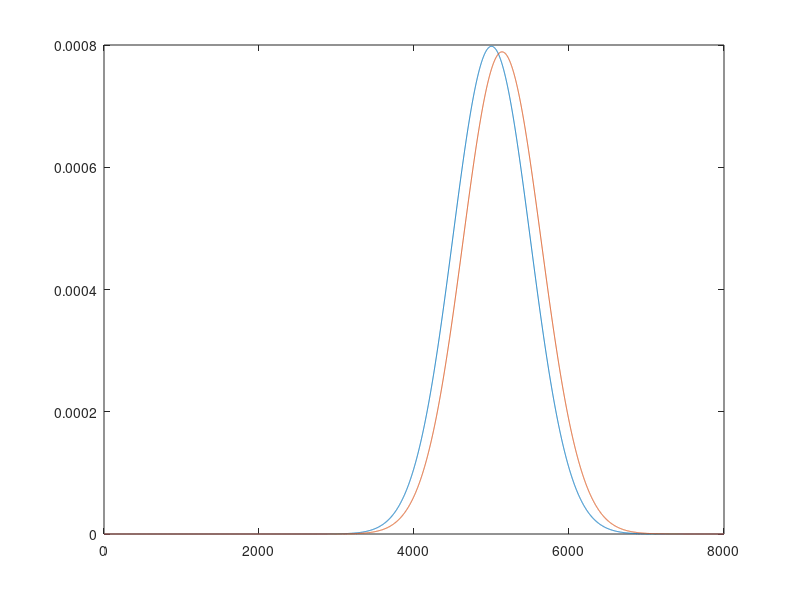

Write MATLAB code to recreate this figure.
%L = 6950;
%L = 6200;
L = 8000;
delta = 1;
k = 0;
gap = delta + 2*k;

% Population PMF
mu = 5000;
X = normpdf(1:L, mu, 0.1 * mu);
xstar = min(L, 2 * mu);

C = 0;
for i = gap : L
%	C += (i - gap) * X(i);
	C += (i - gap) / (L - i + 1) * X(i);
end
clear w
for i = gap : xstar
%	w(i) = (i - gap) / C;
	w(i) = (i - gap) / (L - i + 1) / C;
end
%plot(1:xstar, w);

S = X(1:xstar) .* w;
%plot(1:xstar, S);

plot(1:xstar, X(1:xstar), '-', 1:xstar, S, '-');
